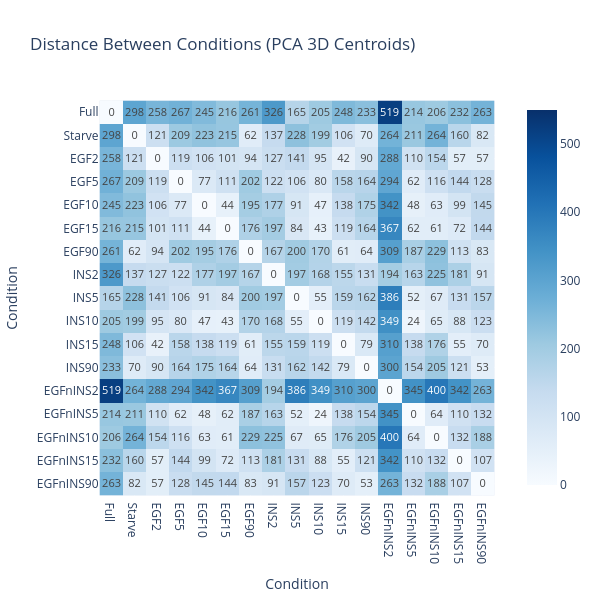

Notebook source saved alongside this figure:
### Code cell
#PLOT HEAT MAPS
all_data = [imputed_T_HEK, data_HEK_all_4r, imputed_T_HEK_drop] # [imputed_T_HEK, data_HEK_all_4r, EGF_imputed_T_HEK, data_HEK_EGF_4r, INS_imputed_T_HEK, data_HEK_INS_4r, EGFnIND_imputed_T_HEK, data_HEK_EGFnINS_4r]
for data in all_data:
       scaler = StandardScaler()
       standardized_data = scaler.fit_transform(data)

       pca = PCA(n_components=3)  # Reduce to 2 dimensions for visualization
       principal_components = pca.fit_transform(standardized_data)

       pca_df = pd.DataFrame(principal_components, columns=["PC1", "PC2", "PC3"])
       pca_df["Time_Point"] = data.index  # Add time point info
       pca_df["Condition"] = pca_df["Time_Point"].str.replace(r'_r\d+$', '', regex=True).str.replace('^abs_', '', regex=True).str.replace('EGF_full', 'Full', regex=True).str.replace('EGF_starve', 'Starve', regex=True)
       pca_df["Symbol"] = pca_df["Time_Point"].apply(assign_symbol)

       # Calculate centroids for each condition
       centroids = pca_df.groupby("Condition")[["PC1", "PC2", "PC3"]].median() #.mean() .median()

       # Compute pairwise distances between centroids
       dist_matrix = pd.DataFrame(
           squareform(pdist(centroids, metric='euclidean')),
           index=centroids.index,
           columns=centroids.index
       )

       if "abs_EGFnINS5_r3" in list(pca_df["Time_Point"]) and "abs_INS5_r3" in list(pca_df["Time_Point"]):
           custom_order = ['Full', 'Starve', 'EGF2', 'EGF5', 'EGF10', 'EGF15', 'EGF90',
                           'INS2', 'INS5', 'INS10', 'INS15', 'INS90',
                           'EGFnINS2', 'EGFnINS5', 'EGFnINS10', 'EGFnINS15', 'EGFnINS90']
       elif "abs_EGFnINS5_r3" in list(pca_df["Time_Point"]) and "abs_INS5_r3" not in list(pca_df["Time_Point"]):
           custom_order = ['Full', 'Starve', 'EGFnINS2', 'EGFnINS5', 'EGFnINS10', 'EGFnINS15', 'EGFnINS90']
       elif "abs_INS5_r3" in list(pca_df["Time_Point"]) and "abs_EGFnINS5_r3" not in list(pca_df["Time_Point"]):
           custom_order = ['Full', 'Starve', 'INS2', 'INS5', 'INS10', 'INS15', 'INS90']
       else:
           custom_order = ['Full', 'Starve', 'EGF2', 'EGF5', 'EGF10', 'EGF15', 'EGF90']

       dist_matrix_ordered = dist_matrix.loc[custom_order, custom_order]

       fig = px.imshow(
           # dist_matrix,
           dist_matrix_ordered,
           text_auto='.0f',
           zmax=550,
           color_continuous_scale="blues",
           title="Distance Between Conditions (PCA 3D Centroids)"
       )
       fig.update_layout(width=600, height=600)
       fig.show()

       print(data.shape)

### Figure 1 — Plotly figure (JSON) as saved in the notebook; plotly's stock layout.template omitted (floating-point values rounded to 4 significant figures; data arrays with more than 128 entries replaced by an {"elided": "..."} marker saying what was removed)
{"data": [{"coloraxis": "coloraxis", "name": "0", "texttemplate": "%{z:.0f}", "x": ["Full", "Starve", "EGF2", "EGF5", "EGF10", "EGF15", "EGF90", "INS2", "INS5", "INS10", "INS15", "INS90", "EGFnINS2", "EGFnINS5", "EGFnINS10", "EGFnINS15", "EGFnINS90"], "y": ["Full", "Starve", "EGF2", "EGF5", "EGF10", "EGF15", "EGF90", "INS2", "INS5", "INS10", "INS15", "INS90", "EGFnINS2", "EGFnINS5", "EGFnINS10", "EGFnINS15", "EGFnINS90"], "z": {"elided": "17x17 float values"}, "type": "heatmap", "xaxis": "x", "yaxis": "y", "hovertemplate": "Condition: %{x}<br>Condition: %{y}<br>color: %{z}<extra></extra>"}], "layout": {"xaxis": {"anchor": "y", "domain": [0.0, 1.0], "scaleanchor": "y", "constrain": "domain", "title": {"text": "Condition"}}, "yaxis": {"anchor": "x", "domain": [0.0, 1.0], "autorange": "reversed", "constrain": "domain", "title": {"text": "Condition"}}, "coloraxis": {"colorscale": [[0.0, "rgb(247,251,255)"], [0.125, "rgb(222,235,247)"], [0.25, "rgb(198,219,239)"], [0.375, "rgb(158,202,225)"], [0.5, "rgb(107,174,214)"], [0.625, "rgb(66,146,198)"], [0.75, "rgb(33,113,181)"], [0.875, "rgb(8,81,156)"], [1.0, "rgb(8,48,107)"]], "cmin": 0.0, "cmax": 550}, "title": {"text": "Distance Between Conditions (PCA 3D Centroids)"}, "width": 600, "height": 600}}
